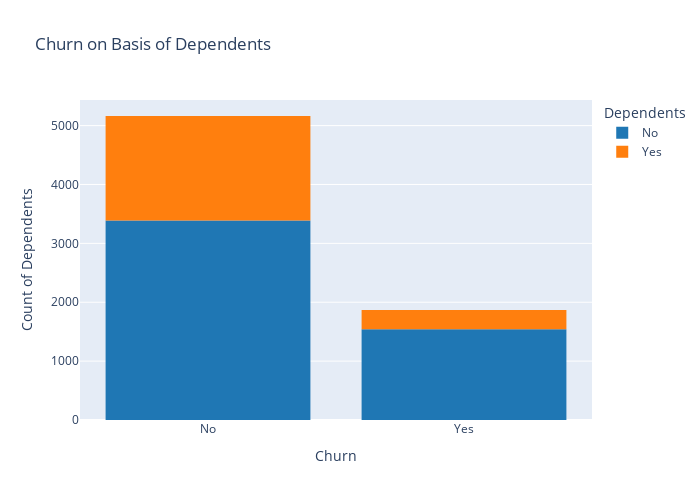

Notebook code cell kept with this figure:
### Markdown cell above
**Insight:** Lack of a partner is a key indicator of Churn risk.

### Code cell
fig=px.histogram(df,x="Churn" , color="Dependents" ,
                  color_discrete_map={"Yes": '#ff7f0e' ,"No" : '#1f77b4'},
                  title="Churn on Basis of Dependents")

fig.update_layout(
    height=500,
    width=700,


    xaxis_title ="Churn",
    yaxis_title = "Count of Dependents",
    legend_title_text="Dependents"
)
fig.show()

### Figure 1 — Plotly figure (JSON) as saved in the notebook; plotly's stock layout.template omitted (floating-point values rounded to 4 significant figures; data arrays with more than 128 entries replaced by an {"elided": "..."} marker saying what was removed)
{"data": [{"alignmentgroup": "True", "bingroup": "x", "hovertemplate": "Dependents=No<br>Churn=%{x}<br>count=%{y}<extra></extra>", "legendgroup": "No", "marker": {"color": "#1f77b4", "pattern": {"shape": ""}}, "name": "No", "offsetgroup": "No", "orientation": "v", "showlegend": true, "type": "histogram", "x": {"elided": "4933 str values"}, "xaxis": "x", "yaxis": "y"}, {"alignmentgroup": "True", "bingroup": "x", "hovertemplate": "Dependents=Yes<br>Churn=%{x}<br>count=%{y}<extra></extra>", "legendgroup": "Yes", "marker": {"color": "#ff7f0e", "pattern": {"shape": ""}}, "name": "Yes", "offsetgroup": "Yes", "orientation": "v", "showlegend": true, "type": "histogram", "x": {"elided": "2099 str values"}, "xaxis": "x", "yaxis": "y"}], "layout": {"barmode": "relative", "height": 500, "legend": {"title": {"text": "Dependents"}, "tracegroupgap": 0}, "title": {"text": "Churn on Basis of Dependents"}, "width": 700, "xaxis": {"anchor": "y", "domain": [0, 1], "title": {"text": "Churn"}}, "yaxis": {"anchor": "x", "domain": [0, 1], "title": {"text": "Count of Dependents"}}}}
